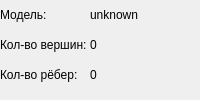
     <widget class="QWidget" name="wView" native="true">
      <property name="sizePolicy">
       <sizepolicy hsizetype="Preferred" vsizetype="Preferred">
        <horstretch>15</horstretch>
        <verstretch>0</verstretch>
       </sizepolicy>
      </property>
      <layout class="QVBoxLayout" name="verticalLayout_4">
       <property name="leftMargin">
        <number>0</number>
       </property>
       <property name="topMargin">
        <number>0</number>
       </property>
       <property name="rightMargin">
        <number>0</number>
       </property>
       <property name="bottomMargin">
        <number>9</number>
       </property>
       <item>
        <widget class="s21::OGLWidget" name="oglwidget" native="true">
         <property name="sizePolicy">
          <sizepolicy hsizetype="Preferred" vsizetype="Preferred">
           <horstretch>0</horstretch>
           <verstretch>10</verstretch>
          </sizepolicy>
         </property>
        </widget>
       </item>
       <item>
        <widget class="QWidget" name="wObjectInfo" native="true">
         <property name="sizePolicy">
          <sizepolicy hsizetype="Preferred" vsizetype="Minimum">
           <horstretch>0</horstretch>
           <verstretch>0</verstretch>
          </sizepolicy>
         </property>
         <layout class="QGridLayout" name="gridLayout_13">
          <property name="leftMargin">
           <number>0</number>
          </property>
          <property name="topMargin">
           <number>0</number>
          </property>
          <property name="rightMargin">
           <number>0</number>
          </property>
          <property name="bottomMargin">
           <number>9</number>
          </property>
          <property name="horizontalSpacing">
           <number>0</number>
          </property>
          <property name="verticalSpacing">
           <number>16</number>
          </property>
          <item row="2" column="1">
           <widget class="QLabel" name="lbFacetsCount">
            <property name="sizePolicy">
             <sizepolicy hsizetype="Preferred" vsizetype="Preferred">
              <horstretch>8</horstretch>
              <verstretch>0</verstretch>
             </sizepolicy>
            </property>
            <property name="text">
             <string>0</string>
            </property>
           </widget>
          </item>
          <item row="0" column="1">
           <widget class="QLabel" name="lbModelPath">
            <property name="sizePolicy">
             <sizepolicy hsizetype="Preferred" vsizetype="Preferred">
              <horstretch>8</horstretch>
              <verstretch>0</verstretch>
             </sizepolicy>
            </property>
            <property name="text">
             <string>unknown</string>
            </property>
           </widget>
          </item>
          <item row="0" column="0">
           <widget class="QLabel" name="lbModel">
            <property name="sizePolicy">
             <sizepolicy hsizetype="Preferred" vsizetype="Preferred">
              <horstretch>2</horstretch>
              <verstretch>0</verstretch>
             </sizepolicy>
            </property>
            <property name="text">
             <string>Модель: </string>
            </property>
           </widget>
          </item>
          <item row="1" column="0">
           <widget class="QLabel" name="lbVertices">
            <property name="sizePolicy">
             <sizepolicy hsizetype="Preferred" vsizetype="Preferred">
              <horstretch>2</horstretch>
              <verstretch>0</verstretch>
             </sizepolicy>
            </property>
            <property name="text">
             <string>Кол-во вершин: </string>
            </property>
            <property name="alignment">
             <set>Qt::AlignLeading|Qt::AlignLeft|Qt::AlignVCenter</set>
            </property>
           </widget>
          </item>
          <item row="2" column="0">
           <widget class="QLabel" name="lbFacets">
            <property name="sizePolicy">
             <sizepolicy hsizetype="Preferred" vsizetype="Preferred">
              <horstretch>2</horstretch>
              <verstretch>0</verstretch>
             </sizepolicy>
            </property>
            <property name="text">
             <string>Кол-во рёбер: </string>
            </property>
            <property name="alignment">
             <set>Qt::AlignLeading|Qt::AlignLeft|Qt::AlignVCenter</set>
            </property>
           </widget>
          </item>
          <item row="1" column="1">
           <widget class="QLabel" name="lbVerticesCount">
            <property name="sizePolicy">
             <sizepolicy hsizetype="Preferred" vsizetype="Preferred">
              <horstretch>8</horstretch>
              <verstretch>0</verstretch>
             </sizepolicy>
            </property>
            <property name="text">
             <string>0</string>
            </property>
           </widget>
          </item>
         </layout>
        </widget>
       </item>
      </layout>
     </widget>
